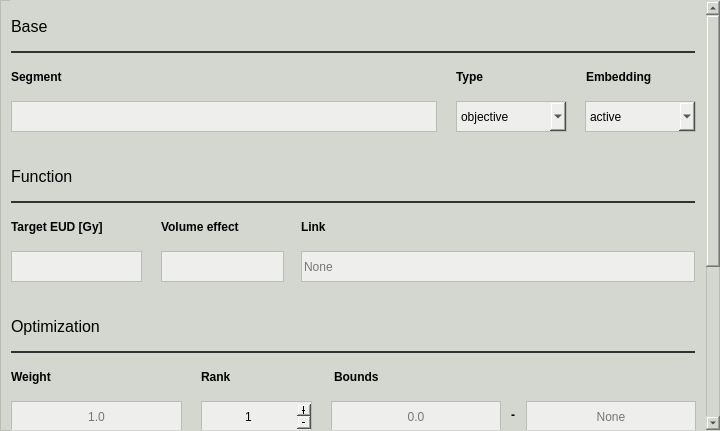
<?xml version="1.0" encoding="UTF-8"?>
<ui version="4.0">
 <class>equivalent_uniform_dose_window</class>
 <widget class="QMainWindow" name="equivalent_uniform_dose_window">
  <property name="windowModality">
   <enum>Qt::ApplicationModal</enum>
  </property>
  <property name="geometry">
   <rect>
    <x>0</x>
    <y>0</y>
    <width>720</width>
    <height>431</height>
   </rect>
  </property>
  <property name="minimumSize">
   <size>
    <width>720</width>
    <height>431</height>
   </size>
  </property>
  <property name="maximumSize">
   <size>
    <width>720</width>
    <height>431</height>
   </size>
  </property>
  <property name="windowTitle">
   <string>Equivalent Uniform Dose Editor</string>
  </property>
  <property name="styleSheet">
   <string notr="true">color: rgb(0, 0, 0);
background-color: rgb(211, 215, 207);</string>
  </property>
  <widget class="QWidget" name="body_widget">
   <property name="styleSheet">
    <string notr="true">color: rgb(0, 0, 0);
background-color: rgb(211, 215, 207);
border: 1px solid;
border-color: rgb(186, 189, 182);</string>
   </property>
   <widget class="QScrollArea" name="scroll_area">
    <property name="geometry">
     <rect>
      <x>10</x>
      <y>0</y>
      <width>711</width>
      <height>431</height>
     </rect>
    </property>
    <property name="styleSheet">
     <string notr="true">border-color: transparent;</string>
    </property>
    <property name="widgetResizable">
     <bool>false</bool>
    </property>
    <widget class="QWidget" name="scroll_contents">
     <property name="geometry">
      <rect>
       <x>0</x>
       <y>0</y>
       <width>690</width>
       <height>681</height>
      </rect>
     </property>
     <widget class="QComboBox" name="embedding_cbox">
      <property name="geometry">
       <rect>
        <x>574</x>
        <y>100</y>
        <width>111</width>
        <height>31</height>
       </rect>
      </property>
      <property name="cursor">
       <cursorShape>PointingHandCursor</cursorShape>
      </property>
      <property name="styleSheet">
       <string notr="true">color: rgb(0, 0, 0);
background-color: rgb(238, 238, 236);
border: 1px solid;
border-color: rgb(186, 189, 182);</string>
      </property>
      <property name="currentIndex">
       <number>0</number>
      </property>
      <item>
       <property name="text">
        <string>active</string>
       </property>
      </item>
      <item>
       <property name="text">
        <string>passive</string>
       </property>
      </item>
     </widget>
     <widget class="QLabel" name="segment_label">
      <property name="geometry">
       <rect>
        <x>0</x>
        <y>60</y>
        <width>431</width>
        <height>31</height>
       </rect>
      </property>
      <property name="font">
       <font>
        <weight>75</weight>
        <bold>true</bold>
       </font>
      </property>
      <property name="styleSheet">
       <string notr="true">border: 0px solid;</string>
      </property>
      <property name="text">
       <string>Segment</string>
      </property>
     </widget>
     <widget class="QLabel" name="embedding_label">
      <property name="geometry">
       <rect>
        <x>575</x>
        <y>60</y>
        <width>109</width>
        <height>31</height>
       </rect>
      </property>
      <property name="font">
       <font>
        <weight>75</weight>
        <bold>true</bold>
       </font>
      </property>
      <property name="styleSheet">
       <string notr="true">border: 0px solid;</string>
      </property>
      <property name="text">
       <string>Embedding</string>
      </property>
     </widget>
     <widget class="QLabel" name="base_label">
      <property name="geometry">
       <rect>
        <x>0</x>
        <y>10</y>
        <width>684</width>
        <height>31</height>
       </rect>
      </property>
      <property name="font">
       <font>
        <pointsize>12</pointsize>
       </font>
      </property>
      <property name="styleSheet">
       <string notr="true">border: 0px solid;</string>
      </property>
      <property name="text">
       <string>Base</string>
      </property>
     </widget>
     <widget class="QComboBox" name="type_cbox">
      <property name="geometry">
       <rect>
        <x>445</x>
        <y>100</y>
        <width>111</width>
        <height>31</height>
       </rect>
      </property>
      <property name="cursor">
       <cursorShape>PointingHandCursor</cursorShape>
      </property>
      <property name="styleSheet">
       <string notr="true">color: rgb(0, 0, 0);
background-color: rgb(238, 238, 236);
border: 1px solid;
border-color: rgb(186, 189, 182);</string>
      </property>
      <property name="currentIndex">
       <number>0</number>
      </property>
      <item>
       <property name="text">
        <string>objective</string>
       </property>
      </item>
      <item>
       <property name="text">
        <string>constraint</string>
       </property>
      </item>
     </widget>
     <widget class="Line" name="base_line">
      <property name="geometry">
       <rect>
        <x>0</x>
        <y>50</y>
        <width>684</width>
        <height>2</height>
       </rect>
      </property>
      <property name="styleSheet">
       <string notr="true">border-color: rgb(46, 52, 54);</string>
      </property>
     </widget>
     <widget class="QLineEdit" name="segment_ledit">
      <property name="geometry">
       <rect>
        <x>0</x>
        <y>100</y>
        <width>426</width>
        <height>31</height>
       </rect>
      </property>
      <property name="styleSheet">
       <string notr="true">color: rgb(0, 0, 0);
background-color: rgb(238, 238, 236);
border: 1px solid;
border-color: rgb(186, 189, 182);</string>
      </property>
     </widget>
     <widget class="QLabel" name="type_label">
      <property name="geometry">
       <rect>
        <x>445</x>
        <y>60</y>
        <width>111</width>
        <height>31</height>
       </rect>
      </property>
      <property name="font">
       <font>
        <weight>75</weight>
        <bold>true</bold>
       </font>
      </property>
      <property name="styleSheet">
       <string notr="true">border: 0px solid;</string>
      </property>
      <property name="text">
       <string>Type</string>
      </property>
     </widget>
     <widget class="QPushButton" name="close_component_pbutton">
      <property name="geometry">
       <rect>
        <x>614</x>
        <y>640</y>
        <width>71</width>
        <height>31</height>
       </rect>
      </property>
      <property name="cursor">
       <cursorShape>PointingHandCursor</cursorShape>
      </property>
      <property name="styleSheet">
       <string notr="true">color: rgb(0, 0, 0);
background-color: rgb(238, 238, 236);
border: 1px solid;
border-color: rgb(186, 189, 182);</string>
      </property>
      <property name="text">
       <string>Close</string>
      </property>
     </widget>
     <widget class="QLabel" name="target_eud_label">
      <property name="geometry">
       <rect>
        <x>0</x>
        <y>210</y>
        <width>131</width>
        <height>31</height>
       </rect>
      </property>
      <property name="font">
       <font>
        <weight>75</weight>
        <bold>true</bold>
       </font>
      </property>
      <property name="styleSheet">
       <string notr="true">border: 0px solid;</string>
      </property>
      <property name="text">
       <string>Target EUD [Gy]</string>
      </property>
     </widget>
     <widget class="QLineEdit" name="identifier_ledit">
      <property name="geometry">
       <rect>
        <x>0</x>
        <y>550</y>
        <width>381</width>
        <height>31</height>
       </rect>
      </property>
      <property name="styleSheet">
       <string notr="true">color: rgb(0, 0, 0);
background-color: rgb(238, 238, 236);
border: 1px solid;
border-color: rgb(186, 189, 182);</string>
      </property>
      <property name="placeholderText">
       <string>None</string>
      </property>
     </widget>
     <widget class="QSpinBox" name="rank_sbox">
      <property name="geometry">
       <rect>
        <x>190</x>
        <y>400</y>
        <width>111</width>
        <height>31</height>
       </rect>
      </property>
      <property name="cursor">
       <cursorShape>IBeamCursor</cursorShape>
      </property>
      <property name="styleSheet">
       <string notr="true">color: rgb(0, 0, 0);
background-color: rgb(238, 238, 236);
border: 1px solid;
border-color: rgb(186, 189, 182);</string>
      </property>
      <property name="alignment">
       <set>Qt::AlignCenter</set>
      </property>
      <property name="buttonSymbols">
       <enum>QAbstractSpinBox::PlusMinus</enum>
      </property>
      <property name="minimum">
       <number>1</number>
      </property>
      <property name="maximum">
       <number>1000</number>
      </property>
      <property name="value">
       <number>1</number>
      </property>
     </widget>
     <widget class="QLabel" name="identifier_label">
      <property name="geometry">
       <rect>
        <x>0</x>
        <y>510</y>
        <width>381</width>
        <height>31</height>
       </rect>
      </property>
      <property name="font">
       <font>
        <weight>75</weight>
        <bold>true</bold>
       </font>
      </property>
      <property name="styleSheet">
       <string notr="true">border: 0px solid;</string>
      </property>
      <property name="text">
       <string>Identifier</string>
      </property>
     </widget>
     <widget class="QLineEdit" name="link_ledit">
      <property name="geometry">
       <rect>
        <x>290</x>
        <y>250</y>
        <width>394</width>
        <height>31</height>
       </rect>
      </property>
      <property name="styleSheet">
       <string notr="true">color: rgb(0, 0, 0);
background-color: rgb(238, 238, 236);
border: 1px solid;
border-color: rgb(186, 189, 182);</string>
      </property>
      <property name="placeholderText">
       <string>None</string>
      </property>
     </widget>
     <widget class="QLabel" name="link_label">
      <property name="geometry">
       <rect>
        <x>290</x>
        <y>210</y>
        <width>394</width>
        <height>31</height>
       </rect>
      </property>
      <property name="font">
       <font>
        <weight>75</weight>
        <bold>true</bold>
       </font>
      </property>
      <property name="styleSheet">
       <string notr="true">border: none;</string>
      </property>
      <property name="text">
       <string>Link</string>
      </property>
     </widget>
     <widget class="QLabel" name="function_label">
      <property name="geometry">
       <rect>
        <x>0</x>
        <y>160</y>
        <width>684</width>
        <height>31</height>
       </rect>
      </property>
      <property name="font">
       <font>
        <pointsize>12</pointsize>
       </font>
      </property>
      <property name="styleSheet">
       <string notr="true">border: 0px solid;</string>
      </property>
      <property name="text">
       <string>Function</string>
      </property>
     </widget>
     <widget class="QLabel" name="bounds_label">
      <property name="geometry">
       <rect>
        <x>323</x>
        <y>360</y>
        <width>364</width>
        <height>31</height>
       </rect>
      </property>
      <property name="font">
       <font>
        <weight>75</weight>
        <bold>true</bold>
       </font>
      </property>
      <property name="styleSheet">
       <string notr="true">border: 0px solid;</string>
      </property>
      <property name="text">
       <string>Bounds</string>
      </property>
     </widget>
     <widget class="QLabel" name="handling_viz_label">
      <property name="geometry">
       <rect>
        <x>0</x>
        <y>460</y>
        <width>684</width>
        <height>31</height>
       </rect>
      </property>
      <property name="font">
       <font>
        <pointsize>12</pointsize>
       </font>
      </property>
      <property name="styleSheet">
       <string notr="true">border: 0px solid;</string>
      </property>
      <property name="text">
       <string>Handling &amp; Visualization</string>
      </property>
     </widget>
     <widget class="QLineEdit" name="target_eud_ledit">
      <property name="geometry">
       <rect>
        <x>0</x>
        <y>250</y>
        <width>131</width>
        <height>31</height>
       </rect>
      </property>
      <property name="styleSheet">
       <string notr="true">color: rgb(0, 0, 0);
background-color: rgb(238, 238, 236);
border: 1px solid;
border-color: rgb(186, 189, 182);</string>
      </property>
      <property name="alignment">
       <set>Qt::AlignCenter</set>
      </property>
     </widget>
     <widget class="QLabel" name="weight_label">
      <property name="geometry">
       <rect>
        <x>0</x>
        <y>360</y>
        <width>171</width>
        <height>31</height>
       </rect>
      </property>
      <property name="font">
       <font>
        <weight>75</weight>
        <bold>true</bold>
       </font>
      </property>
      <property name="styleSheet">
       <string notr="true">border: 0px solid;</string>
      </property>
      <property name="text">
       <string>Weight</string>
      </property>
     </widget>
     <widget class="QPushButton" name="save_component_pbutton">
      <property name="geometry">
       <rect>
        <x>534</x>
        <y>640</y>
        <width>71</width>
        <height>31</height>
       </rect>
      </property>
      <property name="cursor">
       <cursorShape>PointingHandCursor</cursorShape>
      </property>
      <property name="styleSheet">
       <string notr="true">color: rgb(0, 0, 0);
background-color: rgb(238, 238, 236);
border: 1px solid;
border-color: rgb(186, 189, 182);</string>
      </property>
      <property name="text">
       <string>Save</string>
      </property>
     </widget>
     <widget class="Line" name="function_line">
      <property name="geometry">
       <rect>
        <x>0</x>
        <y>200</y>
        <width>684</width>
        <height>2</height>
       </rect>
      </property>
      <property name="styleSheet">
       <string notr="true">border-color: rgb(46, 52, 54);</string>
      </property>
     </widget>
     <widget class="QLabel" name="conjunction">
      <property name="geometry">
       <rect>
        <x>494</x>
        <y>405</y>
        <width>16</width>
        <height>17</height>
       </rect>
      </property>
      <property name="font">
       <font>
        <weight>75</weight>
        <bold>true</bold>
       </font>
      </property>
      <property name="styleSheet">
       <string notr="true">border: none;</string>
      </property>
      <property name="text">
       <string>-</string>
      </property>
      <property name="alignment">
       <set>Qt::AlignCenter</set>
      </property>
     </widget>
     <widget class="QLabel" name="optimization_label">
      <property name="geometry">
       <rect>
        <x>0</x>
        <y>310</y>
        <width>684</width>
        <height>31</height>
       </rect>
      </property>
      <property name="font">
       <font>
        <pointsize>12</pointsize>
       </font>
      </property>
      <property name="styleSheet">
       <string notr="true">border: 0px solid;</string>
      </property>
      <property name="text">
       <string>Optimization</string>
      </property>
     </widget>
     <widget class="QLabel" name="rank_label">
      <property name="geometry">
       <rect>
        <x>190</x>
        <y>360</y>
        <width>111</width>
        <height>31</height>
       </rect>
      </property>
      <property name="font">
       <font>
        <weight>75</weight>
        <bold>true</bold>
       </font>
      </property>
      <property name="styleSheet">
       <string notr="true">border: 0px solid;</string>
      </property>
      <property name="text">
       <string>Rank</string>
      </property>
     </widget>
     <widget class="QLineEdit" name="upper_bound_ledit">
      <property name="geometry">
       <rect>
        <x>515</x>
        <y>400</y>
        <width>170</width>
        <height>31</height>
       </rect>
      </property>
      <property name="styleSheet">
       <string notr="true">color: rgb(0, 0, 0);
background-color: rgb(238, 238, 236);
border: 1px solid;
border-color: rgb(186, 189, 182);</string>
      </property>
      <property name="alignment">
       <set>Qt::AlignCenter</set>
      </property>
      <property name="placeholderText">
       <string>None</string>
      </property>
     </widget>
     <widget class="QLineEdit" name="weight_ledit">
      <property name="geometry">
       <rect>
        <x>0</x>
        <y>400</y>
        <width>171</width>
        <height>31</height>
       </rect>
      </property>
      <property name="styleSheet">
       <string notr="true">color: rgb(0, 0, 0);
background-color: rgb(238, 238, 236);
border: 1px solid;
border-color: rgb(186, 189, 182);</string>
      </property>
      <property name="alignment">
       <set>Qt::AlignCenter</set>
      </property>
      <property name="placeholderText">
       <string>1.0</string>
      </property>
     </widget>
     <widget class="QCheckBox" name="disp_component_check">
      <property name="geometry">
       <rect>
        <x>0</x>
        <y>600</y>
        <width>231</width>
        <height>23</height>
       </rect>
      </property>
      <property name="cursor">
       <cursorShape>PointingHandCursor</cursorShape>
      </property>
      <property name="styleSheet">
       <string notr="true">border: 0px;
color: rgb(0, 0, 0);</string>
      </property>
      <property name="text">
       <string>Display component</string>
      </property>
      <property name="checked">
       <bool>true</bool>
      </property>
     </widget>
     <widget class="Line" name="handling_viz_line">
      <property name="geometry">
       <rect>
        <x>0</x>
        <y>500</y>
        <width>684</width>
        <height>2</height>
       </rect>
      </property>
      <property name="styleSheet">
       <string notr="true">border-color: rgb(46, 52, 54);</string>
      </property>
     </widget>
     <widget class="Line" name="optimization_line">
      <property name="geometry">
       <rect>
        <x>0</x>
        <y>350</y>
        <width>684</width>
        <height>2</height>
       </rect>
      </property>
      <property name="styleSheet">
       <string notr="true">border-color: rgb(46, 52, 54);</string>
      </property>
     </widget>
     <widget class="QLineEdit" name="lower_bound_ledit">
      <property name="geometry">
       <rect>
        <x>320</x>
        <y>400</y>
        <width>170</width>
        <height>31</height>
       </rect>
      </property>
      <property name="styleSheet">
       <string notr="true">color: rgb(0, 0, 0);
background-color: rgb(238, 238, 236);
border: 1px solid;
border-color: rgb(186, 189, 182);</string>
      </property>
      <property name="alignment">
       <set>Qt::AlignCenter</set>
      </property>
      <property name="placeholderText">
       <string>0.0</string>
      </property>
     </widget>
     <widget class="QLineEdit" name="vol_eff_ledit">
      <property name="geometry">
       <rect>
        <x>150</x>
        <y>250</y>
        <width>123</width>
        <height>31</height>
       </rect>
      </property>
      <property name="styleSheet">
       <string notr="true">color: rgb(0, 0, 0);
background-color: rgb(238, 238, 236);
border: 1px solid;
border-color: rgb(186, 189, 182);</string>
      </property>
      <property name="alignment">
       <set>Qt::AlignCenter</set>
      </property>
     </widget>
     <widget class="QLabel" name="vol_eff_label">
      <property name="geometry">
       <rect>
        <x>150</x>
        <y>210</y>
        <width>123</width>
        <height>31</height>
       </rect>
      </property>
      <property name="font">
       <font>
        <weight>75</weight>
        <bold>true</bold>
       </font>
      </property>
      <property name="styleSheet">
       <string notr="true">border: 0px solid;</string>
      </property>
      <property name="text">
       <string>Volume effect</string>
      </property>
     </widget>
    </widget>
   </widget>
  </widget>
 </widget>
 <resources>
  <include location="../../assets/resources.qrc"/>
 </resources>
 <connections/>
</ui>
